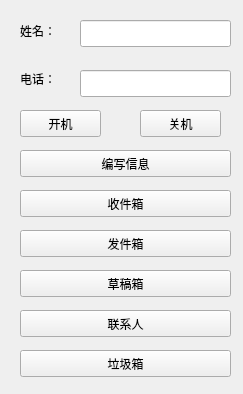
<?xml version="1.0" encoding="UTF-8"?>
<ui version="4.0">
 <class>MainWindow</class>
 <widget class="QMainWindow" name="MainWindow">
  <property name="geometry">
   <rect>
    <x>0</x>
    <y>0</y>
    <width>243</width>
    <height>394</height>
   </rect>
  </property>
  <property name="windowTitle">
   <string>手机短信模拟客户端</string>
  </property>
  <widget class="QWidget" name="centralWidget">
   <widget class="QLabel" name="label">
    <property name="geometry">
     <rect>
      <x>20</x>
      <y>20</y>
      <width>66</width>
      <height>21</height>
     </rect>
    </property>
    <property name="text">
     <string>姓名：</string>
    </property>
   </widget>
   <widget class="QLabel" name="label_2">
    <property name="geometry">
     <rect>
      <x>20</x>
      <y>70</y>
      <width>66</width>
      <height>17</height>
     </rect>
    </property>
    <property name="text">
     <string>电话：</string>
    </property>
   </widget>
   <widget class="QLineEdit" name="lineEdit">
    <property name="geometry">
     <rect>
      <x>80</x>
      <y>20</y>
      <width>151</width>
      <height>27</height>
     </rect>
    </property>
   </widget>
   <widget class="QLineEdit" name="lineEdit_2">
    <property name="geometry">
     <rect>
      <x>80</x>
      <y>70</y>
      <width>151</width>
      <height>27</height>
     </rect>
    </property>
   </widget>
   <widget class="QPushButton" name="openBtn">
    <property name="geometry">
     <rect>
      <x>20</x>
      <y>110</y>
      <width>81</width>
      <height>27</height>
     </rect>
    </property>
    <property name="text">
     <string>开机</string>
    </property>
   </widget>
   <widget class="QPushButton" name="closeBtn">
    <property name="geometry">
     <rect>
      <x>140</x>
      <y>110</y>
      <width>81</width>
      <height>27</height>
     </rect>
    </property>
    <property name="text">
     <string>关机</string>
    </property>
   </widget>
   <widget class="QPushButton" name="teBtn">
    <property name="geometry">
     <rect>
      <x>20</x>
      <y>150</y>
      <width>211</width>
      <height>27</height>
     </rect>
    </property>
    <property name="text">
     <string>编写信息</string>
    </property>
   </widget>
   <widget class="QPushButton" name="ibBtn">
    <property name="geometry">
     <rect>
      <x>20</x>
      <y>190</y>
      <width>211</width>
      <height>27</height>
     </rect>
    </property>
    <property name="text">
     <string>收件箱</string>
    </property>
   </widget>
   <widget class="QPushButton" name="sbBtn">
    <property name="geometry">
     <rect>
      <x>20</x>
      <y>230</y>
      <width>211</width>
      <height>27</height>
     </rect>
    </property>
    <property name="text">
     <string>发件箱</string>
    </property>
   </widget>
   <widget class="QPushButton" name="drBtn">
    <property name="geometry">
     <rect>
      <x>20</x>
      <y>270</y>
      <width>211</width>
      <height>27</height>
     </rect>
    </property>
    <property name="text">
     <string>草稿箱</string>
    </property>
   </widget>
   <widget class="QPushButton" name="ctBtn">
    <property name="geometry">
     <rect>
      <x>20</x>
      <y>310</y>
      <width>211</width>
      <height>27</height>
     </rect>
    </property>
    <property name="text">
     <string>联系人</string>
    </property>
   </widget>
   <widget class="QPushButton" name="trBtn">
    <property name="geometry">
     <rect>
      <x>20</x>
      <y>350</y>
      <width>211</width>
      <height>27</height>
     </rect>
    </property>
    <property name="text">
     <string>垃圾箱</string>
    </property>
   </widget>
  </widget>
 </widget>
 <layoutdefault spacing="6" margin="11"/>
 <resources/>
 <connections/>
 <slots>
  <slot>Accepted()</slot>
 </slots>
</ui>
